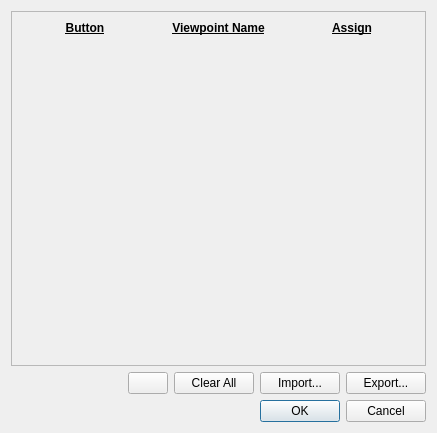
<?xml version="1.0" encoding="UTF-8"?>
<ui version="4.0">
 <class>pqCustomViewpointButtonDialog</class>
 <widget class="QDialog" name="pqCustomViewpointButtonDialog">
  <property name="geometry">
   <rect>
    <x>0</x>
    <y>0</y>
    <width>437</width>
    <height>433</height>
   </rect>
  </property>
  <property name="sizePolicy">
   <sizepolicy hsizetype="Preferred" vsizetype="Fixed">
    <horstretch>0</horstretch>
    <verstretch>0</verstretch>
   </sizepolicy>
  </property>
  <property name="windowTitle">
   <string>Configure Custom Viewpoints</string>
  </property>
  <layout class="QVBoxLayout" name="verticalLayout">
   <item>
    <widget class="QScrollArea" name="scrollArea">
     <property name="widgetResizable">
      <bool>true</bool>
     </property>
     <widget class="QWidget" name="scrollAreaWidgetContents_2">
      <property name="geometry">
       <rect>
        <x>0</x>
        <y>0</y>
        <width>419</width>
        <height>388</height>
       </rect>
      </property>
      <layout class="QVBoxLayout" name="verticalLayout_4">
       <item>
        <layout class="QGridLayout" name="gridLayout">
         <item row="0" column="1">
          <widget class="QLabel" name="label_8">
           <property name="font">
            <font>
             <weight>75</weight>
             <bold>true</bold>
             <underline>true</underline>
            </font>
           </property>
           <property name="text">
            <string>Viewpoint Name</string>
           </property>
           <property name="alignment">
            <set>Qt::AlignCenter</set>
           </property>
          </widget>
         </item>
         <item row="0" column="2">
          <widget class="QLabel" name="label_9">
           <property name="font">
            <font>
             <weight>75</weight>
             <bold>true</bold>
             <underline>true</underline>
            </font>
           </property>
           <property name="text">
            <string>Assign</string>
           </property>
           <property name="alignment">
            <set>Qt::AlignCenter</set>
           </property>
          </widget>
         </item>
         <item row="0" column="0">
          <widget class="QLabel" name="label_7">
           <property name="font">
            <font>
             <weight>75</weight>
             <bold>true</bold>
             <underline>true</underline>
            </font>
           </property>
           <property name="text">
            <string>Button</string>
           </property>
           <property name="alignment">
            <set>Qt::AlignCenter</set>
           </property>
          </widget>
         </item>
        </layout>
       </item>
       <item>
        <spacer name="verticalSpacer">
         <property name="orientation">
          <enum>Qt::Vertical</enum>
         </property>
         <property name="sizeHint" stdset="0">
          <size>
           <width>20</width>
           <height>17</height>
          </size>
         </property>
        </spacer>
       </item>
      </layout>
     </widget>
    </widget>
   </item>
   <item>
    <layout class="QHBoxLayout" name="horizontalLayout">
     <item>
      <spacer name="horizontalSpacer">
       <property name="orientation">
        <enum>Qt::Horizontal</enum>
       </property>
       <property name="sizeHint" stdset="0">
        <size>
         <width>40</width>
         <height>20</height>
        </size>
       </property>
      </spacer>
     </item>
     <item>
      <widget class="QPushButton" name="add">
       <property name="toolTip">
        <string>Add new custom viewpoint</string>
       </property>
       <property name="text">
        <string/>
       </property>
       <property name="icon">
        <iconset resource="../../../Widgets/Resources/QtWidgets.qrc">
         <normaloff>:/QtWidgets/Icons/pqPlus16.png</normaloff>:/QtWidgets/Icons/pqPlus16.png</iconset>
       </property>
      </widget>
     </item>
     <item>
      <widget class="QPushButton" name="clearAll">
       <property name="text">
        <string>Clear All</string>
       </property>
      </widget>
     </item>
     <item>
      <widget class="QPushButton" name="importAll">
       <property name="text">
        <string>Import...</string>
       </property>
      </widget>
     </item>
     <item>
      <widget class="QPushButton" name="exportAll">
       <property name="text">
        <string>Export...</string>
       </property>
      </widget>
     </item>
    </layout>
   </item>
   <item>
    <widget class="QDialogButtonBox" name="buttonBox">
     <property name="standardButtons">
      <set>QDialogButtonBox::Cancel|QDialogButtonBox::Ok</set>
     </property>
    </widget>
   </item>
  </layout>
 </widget>
 <resources>
  <include location="../../../Widgets/Resources/QtWidgets.qrc"/>
 </resources>
 <connections>
  <connection>
   <sender>buttonBox</sender>
   <signal>accepted()</signal>
   <receiver>pqCustomViewpointButtonDialog</receiver>
   <slot>accept()</slot>
   <hints>
    <hint type="sourcelabel">
     <x>218</x>
     <y>211</y>
    </hint>
    <hint type="destinationlabel">
     <x>218</x>
     <y>113</y>
    </hint>
   </hints>
  </connection>
  <connection>
   <sender>buttonBox</sender>
   <signal>rejected()</signal>
   <receiver>pqCustomViewpointButtonDialog</receiver>
   <slot>reject()</slot>
   <hints>
    <hint type="sourcelabel">
     <x>218</x>
     <y>211</y>
    </hint>
    <hint type="destinationlabel">
     <x>218</x>
     <y>113</y>
    </hint>
   </hints>
  </connection>
 </connections>
</ui>
